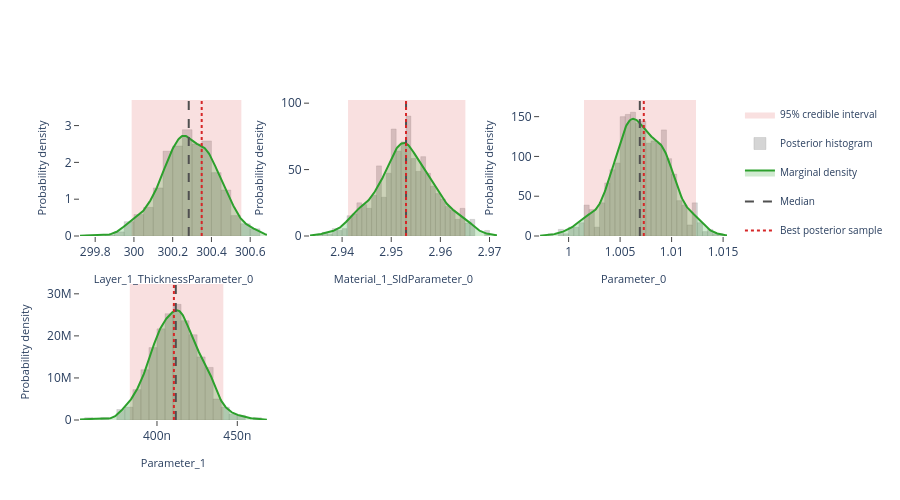

Notebook code for this chart:
### Markdown cell above
## Interactive posterior plots

The next three cells render the same Plotly figures that are shown on the
Bayesian Posterior tab of the EasyReflectometryApp:

* **Marginals** — per-parameter distribution: histogram + smooth KDE marginal,
  shaded 95% credible interval, and median / best-sample lines
  (`plot_distribution` or `posterior.distribution()`)
* **Corner plot** — pairwise marginals + 2-D contours + scatter (`plot_corner`)
* **Traces** — per-chain trace + marginal histogram (`plot_trace`)

The standalone helpers are called with ``return_figure=True`` so they return a
Plotly ``Figure`` that we render in the notebook with ``fig.show()``; the
``PosteriorResults`` methods return the figure directly.

### Code cell
# ---- Marginal posterior distributions ---------------------------------------
# One panel per free parameter, each overlaying the posterior histogram, a
# smooth Gaussian-KDE marginal, the shaded 95% credible interval, and the
# median / best-sample reference lines.  Mirrors the "Marginals" sub-tab in
# the EasyReflectometryApp.

# The PosteriorResults method passes ``logp`` through automatically so the
# best posterior sample (MAP) line is drawn:
fig = posterior.distribution()
fig.show()

# Standalone equivalent (pass ``logp`` to get the best-sample line):
# fig = plot_distribution(
#     posterior.draws,
#     posterior.param_names,
#     logp=posterior.logp,
#     return_figure=True,
# )
# fig.show()

### Figure 1 — Plotly figure (JSON) as saved in the notebook; plotly's stock layout.template omitted (floating-point values rounded to 4 significant figures; data arrays with more than 128 entries replaced by an {"elided": "..."} marker saying what was removed)
{"data": [{"fill": "toself", "fillcolor": "rgba(214, 39, 40, 0.14)", "hoverinfo": "skip", "legendgroup": "95% credible interval", "line": {"color": "rgba(214, 39, 40, 0.14)", "width": 0}, "mode": "lines", "name": "95% credible interval", "showlegend": true, "type": "scatter", "x": [300.0, 300.6, 300.6, 300.0, 300.0], "xaxis": "x", "y": [0.0, 0.0, 3.695, 3.695, 0.0], "yaxis": "y"}, {"histnorm": "probability density", "hovertemplate": "sample=%{x:.4f}<br>density: %{y:.2f}<extra></extra>", "legendgroup": "histogram", "marker": {"color": "rgba(120, 120, 120, 0.38)", "line": {"color": "rgba(120, 120, 120, 0.24)", "width": 1}}, "name": "Posterior histogram", "nbinsx": 40, "opacity": 0.82, "showlegend": true, "type": "histogram", "x": {"elided": "720 float values"}, "xaxis": "x", "yaxis": "y"}, {"fill": "tozeroy", "fillcolor": "rgba(44, 160, 44, 0.22)", "hovertemplate": "Layer_1_ThicknessParameter_0: %{x:.4f}<br>density: %{y:.4f}<extra></extra>", "legendgroup": "marginal", "line": {"color": "rgb(44, 160, 44)", "width": 2}, "mode": "lines", "name": "Marginal density", "showlegend": true, "type": "scatter", "x": {"elided": "256 float values"}, "xaxis": "x", "y": {"elided": "256 float values"}, "yaxis": "y"}, {"hovertemplate": "Median: %{x:.4f}<extra></extra>", "legendgroup": "Median", "line": {"color": "rgb(80, 80, 80)", "dash": "dash", "width": 2}, "mode": "lines", "name": "Median", "showlegend": true, "type": "scatter", "x": [300.3, 300.3], "xaxis": "x", "y": [0.0, 3.695], "yaxis": "y"}, {"hovertemplate": "Best posterior sample: %{x:.4f}<extra></extra>", "legendgroup": "Best posterior sample", "line": {"color": "rgb(214, 39, 40)", "dash": "dot", "width": 2}, "mode": "lines", "name": "Best posterior sample", "showlegend": true, "type": "scatter", "x": [300.3, 300.3], "xaxis": "x", "y": [0.0, 3.695], "yaxis": "y"}, {"fill": "toself", "fillcolor": "rgba(214, 39, 40, 0.14)", "hoverinfo": "skip", "legendgroup": "95% credible interval", "line": {"color": "rgba(214, 39, 40, 0.14)", "width": 0}, "mode": "lines", "name": "95% credible interval", "showlegend": false, "type": "scatter", "x": [2.941, 2.965, 2.965, 2.941, 2.941], "xaxis": "x2", "y": [0.0, 0.0, 102.4, 102.4, 0.0], "yaxis": "y2"}, {"histnorm": "probability density", "hovertemplate": "sample=%{x:.4f}<br>density: %{y:.2f}<extra></extra>", "legendgroup": "histogram", "marker": {"color": "rgba(120, 120, 120, 0.38)", "line": {"color": "rgba(120, 120, 120, 0.24)", "width": 1}}, "name": "Posterior histogram", "nbinsx": 40, "opacity": 0.82, "showlegend": false, "type": "histogram", "x": {"elided": "720 float values"}, "xaxis": "x2", "yaxis": "y2"}, {"fill": "tozeroy", "fillcolor": "rgba(44, 160, 44, 0.22)", "hovertemplate": "Material_1_SldParameter_0: %{x:.4f}<br>density: %{y:.4f}<extra></extra>", "legendgroup": "marginal", "line": {"color": "rgb(44, 160, 44)", "width": 2}, "mode": "lines", "name": "Marginal density", "showlegend": false, "type": "scatter", "x": {"elided": "256 float values"}, "xaxis": "x2", "y": {"elided": "256 float values"}, "yaxis": "y2"}, {"hovertemplate": "Median: %{x:.4f}<extra></extra>", "legendgroup": "Median", "line": {"color": "rgb(80, 80, 80)", "dash": "dash", "width": 2}, "mode": "lines", "name": "Median", "showlegend": false, "type": "scatter", "x": [2.953, 2.953], "xaxis": "x2", "y": [0.0, 102.4], "yaxis": "y2"}, {"hovertemplate": "Best posterior sample: %{x:.4f}<extra></extra>", "legendgroup": "Best posterior sample", "line": {"color": "rgb(214, 39, 40)", "dash": "dot", "width": 2}, "mode": "lines", "name": "Best posterior sample", "showlegend": false, "type": "scatter", "x": [2.953, 2.953], "xaxis": "x2", "y": [0.0, 102.4], "yaxis": "y2"}, {"fill": "toself", "fillcolor": "rgba(214, 39, 40, 0.14)", "hoverinfo": "skip", "legendgroup": "95% credible interval", "line": {"color": "rgba(214, 39, 40, 0.14)", "width": 0}, "mode": "lines", "name": "95% credible interval", "showlegend": false, "type": "scatter", "x": [1.001, 1.012, 1.012, 1.001, 1.001], "xaxis": "x3", "y": [0.0, 0.0, 170.9, 170.9, 0.0], "yaxis": "y3"}, {"histnorm": "probability density", "hovertemplate": "sample=%{x:.4f}<br>density: %{y:.2f}<extra></extra>", "legendgroup": "histogram", "marker": {"color": "rgba(120, 120, 120, 0.38)", "line": {"color": "rgba(120, 120, 120, 0.24)", "width": 1}}, "name": "Posterior histogram", "nbinsx": 40, "opacity": 0.82, "showlegend": false, "type": "histogram", "x": {"elided": "720 float values"}, "xaxis": "x3", "yaxis": "y3"}, {"fill": "tozeroy", "fillcolor": "rgba(44, 160, 44, 0.22)", "hovertemplate": "Parameter_0: %{x:.4f}<br>density: %{y:.4f}<extra></extra>", "legendgroup": "marginal", "line": {"color": "rgb(44, 160, 44)", "width": 2}, "mode": "lines", "name": "Marginal density", "showlegend": false, "type": "scatter", "x": {"elided": "256 float values"}, "xaxis": "x3", "y": {"elided": "256 float values"}, "yaxis": "y3"}, {"hovertemplate": "Median: %{x:.4f}<extra></extra>", "legendgroup": "Median", "line": {"color": "rgb(80, 80, 80)", "dash": "dash", "width": 2}, "mode": "lines", "name": "Median", "showlegend": false, "type": "scatter", "x": [1.007, 1.007], "xaxis": "x3", "y": [0.0, 170.9], "yaxis": "y3"}, {"hovertemplate": "Best posterior sample: %{x:.4f}<extra></extra>", "legendgroup": "Best posterior sample", "line": {"color": "rgb(214, 39, 40)", "dash": "dot", "width": 2}, "mode": "lines", "name": "Best posterior sample", "showlegend": false, "type": "scatter", "x": [1.007, 1.007], "xaxis": "x3", "y": [0.0, 170.9], "yaxis": "y3"}, {"fill": "toself", "fillcolor": "rgba(214, 39, 40, 0.14)", "hoverinfo": "skip", "legendgroup": "95% credible interval", "line": {"color": "rgba(214, 39, 40, 0.14)", "width": 0}, "mode": "lines", "name": "95% credible interval", "showlegend": false, "type": "scatter", "x": [3.831e-07, 4.413e-07, 4.413e-07, 3.831e-07, 3.831e-07], "xaxis": "x4", "y": [0.0, 0.0, 32340000.0, 32340000.0, 0.0], "yaxis": "y4"}, {"histnorm": "probability density", "hovertemplate": "sample=%{x:.4f}<br>density: %{y:.2f}<extra></extra>", "legendgroup": "histogram", "marker": {"color": "rgba(120, 120, 120, 0.38)", "line": {"color": "rgba(120, 120, 120, 0.24)", "width": 1}}, "name": "Posterior histogram", "nbinsx": 40, "opacity": 0.82, "showlegend": false, "type": "histogram", "x": {"elided": "720 float values"}, "xaxis": "x4", "yaxis": "y4"}, {"fill": "tozeroy", "fillcolor": "rgba(44, 160, 44, 0.22)", "hovertemplate": "Parameter_1: %{x:.4f}<br>density: %{y:.4f}<extra></extra>", "legendgroup": "marginal", "line": {"color": "rgb(44, 160, 44)", "width": 2}, "mode": "lines", "name": "Marginal density", "showlegend": false, "type": "scatter", "x": {"elided": "256 float values"}, "xaxis": "x4", "y": {"elided": "256 float values"}, "yaxis": "y4"}, {"hovertemplate": "Median: %{x:.4f}<extra></extra>", "legendgroup": "Median", "line": {"color": "rgb(80, 80, 80)", "dash": "dash", "width": 2}, "mode": "lines", "name": "Median", "showlegend": false, "type": "scatter", "x": [4.117e-07, 4.117e-07], "xaxis": "x4", "y": [0.0, 32340000.0], "yaxis": "y4"}, {"hovertemplate": "Best posterior sample: %{x:.4f}<extra></extra>", "legendgroup": "Best posterior sample", "line": {"color": "rgb(214, 39, 40)", "dash": "dot", "width": 2}, "mode": "lines", "name": "Best posterior sample", "showlegend": false, "type": "scatter", "x": [4.105e-07, 4.105e-07], "xaxis": "x4", "y": [0.0, 32340000.0], "yaxis": "y4"}], "layout": {"barmode": "overlay", "height": 500, "legend": {"font": {"size": 10}}, "plot_bgcolor": "white", "showlegend": true, "xaxis": {"anchor": "y", "domain": [0.0, 0.2889], "range": [299.7, 300.7], "showgrid": false, "ticks": "outside", "title": {"font": {"size": 11}, "text": "Layer_1_ThicknessParameter_0"}, "zeroline": false}, "xaxis2": {"anchor": "y2", "domain": [0.3556, 0.6444], "range": [2.933, 2.972], "showgrid": false, "ticks": "outside", "title": {"font": {"size": 11}, "text": "Material_1_SldParameter_0"}, "zeroline": false}, "xaxis3": {"anchor": "y3", "domain": [0.7111, 1.0], "range": [0.9972, 1.015], "showgrid": false, "ticks": "outside", "title": {"font": {"size": 11}, "text": "Parameter_0"}, "zeroline": false}, "xaxis4": {"anchor": "y4", "domain": [0.0, 0.2889], "range": [3.521e-07, 4.684e-07], "showgrid": false, "ticks": "outside", "title": {"font": {"size": 11}, "text": "Parameter_1"}, "zeroline": false}, "xaxis5": {"anchor": "y5", "domain": [0.3556, 0.6444], "showgrid": false, "ticks": "outside", "zeroline": false}, "xaxis6": {"anchor": "y6", "domain": [0.7111, 1.0], "showgrid": false, "ticks": "outside", "zeroline": false}, "yaxis": {"anchor": "x", "domain": [0.575, 1.0], "range": [0.0, 3.695], "showgrid": false, "ticks": "outside", "title": {"font": {"size": 11}, "text": "Probability density"}, "zeroline": false}, "yaxis2": {"anchor": "x2", "domain": [0.575, 1.0], "range": [0.0, 102.4], "showgrid": false, "ticks": "outside", "title": {"font": {"size": 11}, "text": "Probability density"}, "zeroline": false}, "yaxis3": {"anchor": "x3", "domain": [0.575, 1.0], "range": [0.0, 170.9], "showgrid": false, "ticks": "outside", "title": {"font": {"size": 11}, "text": "Probability density"}, "zeroline": false}, "yaxis4": {"anchor": "x4", "domain": [0.0, 0.425], "range": [0.0, 32340000.0], "showgrid": false, "ticks": "outside", "title": {"font": {"size": 11}, "text": "Probability density"}, "zeroline": false}, "yaxis5": {"anchor": "x5", "domain": [0.0, 0.425], "showgrid": false, "ticks": "outside", "zeroline": false}, "yaxis6": {"anchor": "x6", "domain": [0.0, 0.425], "showgrid": false, "ticks": "outside", "zeroline": false}}}
